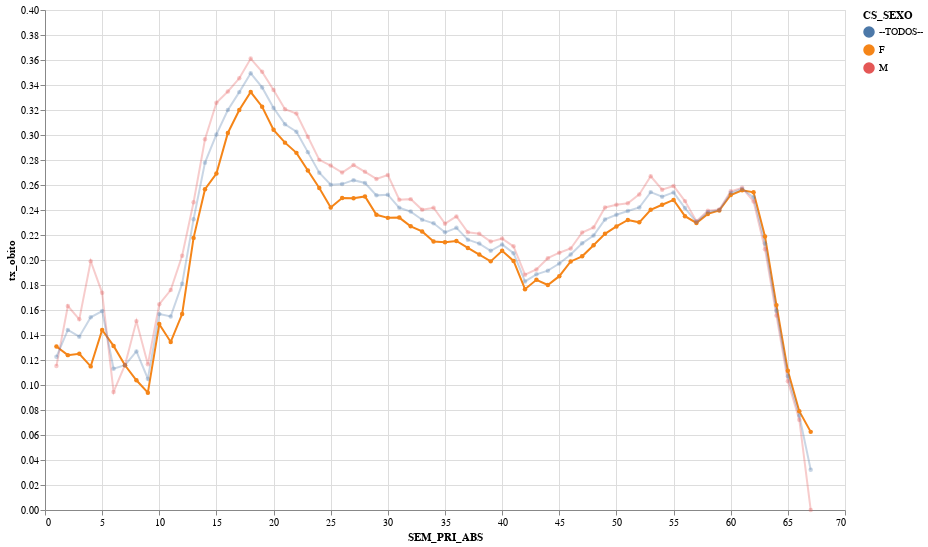

Notebook code cell kept with this figure:
### Markdown cell above
### Taxa de óbito por Sexo

### Code cell
#collapse

cat2 = 'CS_SEXO'
index_cols = [cat1,cat2]
selection_dict = {'CS_SEXO':"!= ['I']"}  # 'EVOLUCAO':"== ['cura','obito']"}
dataFrame2Chart(df_srag,index_cols,selection_dict)

### Figure 1 — Vega-Lite specification as saved in the notebook (floating-point values rounded to 4 significant figures; data arrays with more than 128 entries replaced by an {"elided": "..."} marker saying what was removed)
{"config": {"view": {"continuousWidth": 400, "continuousHeight": 300}, "point": {"size": 20}}, "data": {"name": "data-af08ccd6c4c65bb1542c48fa3a2cdf25"}, "mark": {"type": "line", "point": true, "strokeWidth": 2}, "encoding": {"color": {"type": "nominal", "field": "CS_SEXO"}, "opacity": {"condition": {"value": 1.0, "selection": "Selecione"}, "value": 0.3}, "tooltip": [{"type": "quantitative", "field": "SEM_PRI_ABS"}, {"type": "nominal", "field": "CS_SEXO"}, {"type": "quantitative", "field": "cura"}, {"type": "quantitative", "field": "ignorado"}, {"type": "quantitative", "field": "nd"}, {"type": "quantitative", "field": "obito"}, {"type": "quantitative", "field": "obito_outras_causas"}, {"type": "quantitative", "field": "total"}, {"type": "quantitative", "field": "tx_obito"}], "x": {"type": "quantitative", "field": "SEM_PRI_ABS"}, "y": {"type": "quantitative", "field": "tx_obito"}}, "height": 500, "selection": {"Selecione": {"type": "single", "fields": ["CS_SEXO"], "init": {"CS_SEXO": "F"}, "bind": {"CS_SEXO": {"input": "select", "options": ["F", "M", "--TODOS--"]}}}}, "width": 800, "$schema": "https://vega.github.io/schema/vega-lite/v4.8.1.json", "datasets": {"data-af08ccd6c4c65bb1542c48fa3a2cdf25": {"elided": "201 records"}}}
